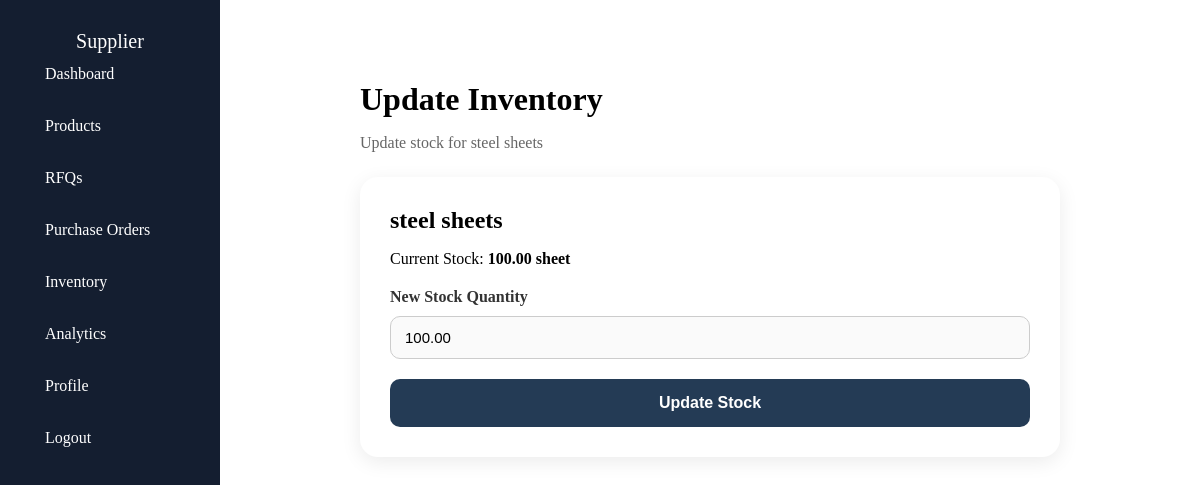
Page /updateinventory/5/ (signed in) on the committed database.
### vendor/models.py (models this page shows, shortened)
class Product(models.Model):
   supplier=models.ForeignKey(Supplier,on_delete=models.CASCADE,related_name="products")
   name=models.CharField(max_length=100)
   category=models.CharField(max_length=100)
   description=models.TextField(blank=True)
   unit=models.CharField(max_length=10)
   price = models.DecimalField(max_digits=10,decimal_places=2,default=0.00)
   minimum_order_quantity=models.PositiveIntegerField()
   stock_quantity = models.DecimalField(
    max_digits=12,
    decimal_places=2,
    default=0
          )
   image=models.ImageField(upload_to="productimages/",default=None)

### vendor/views.py (the view)
# urls.py: path("updateinventory/<int:id>/",views.update_inventory,name="updateinventory"),
@login_required
def update_inventory(request, id):
    supplier = Supplier.objects.get(user=request.user)
    product = get_object_or_404(
        Product,
        id=id,
        supplier=supplier
    )
    if request.method == "POST":
        quantity = request.POST.get("quantity")
        if quantity:
            product.stock_quantity = quantity
            product.save()
        return redirect("inventory")
    return render(request, "updateinventory.html", {
        "product": product
    })

### vendor/templates/updateinventory.html (shortened to what this page needs)
{% extends "base.html" %}
{% block content %}
<div class="inventory-update-page">
    <h1>Update Inventory</h1>
    <p>Update stock for {{ product.name }}</p>
    <div class="inventory-update-card">
        <h2>{{ product.name }}</h2>
        <p>
            Current Stock:
            <strong>
                {{ product.stock_quantity }}
                {{ product.unit }}
            </strong>
        </p>
        <form method="POST">
            <label for="quantity">
                New Stock Quantity
            </label>
            <input
                type="number"
                id="quantity"
                name="quantity"
                value="{{ product.stock_quantity }}"
                min="0"
                step="0.01"
                required
            >
            <button type="submit">
                Update Stock
            </button>
        </form>
    </div>
</div>
{% endblock %}

### rows in the picture
Product: name "steel sheets", stock_quantity "100.00", unit "sheet", quantity "100.00"
